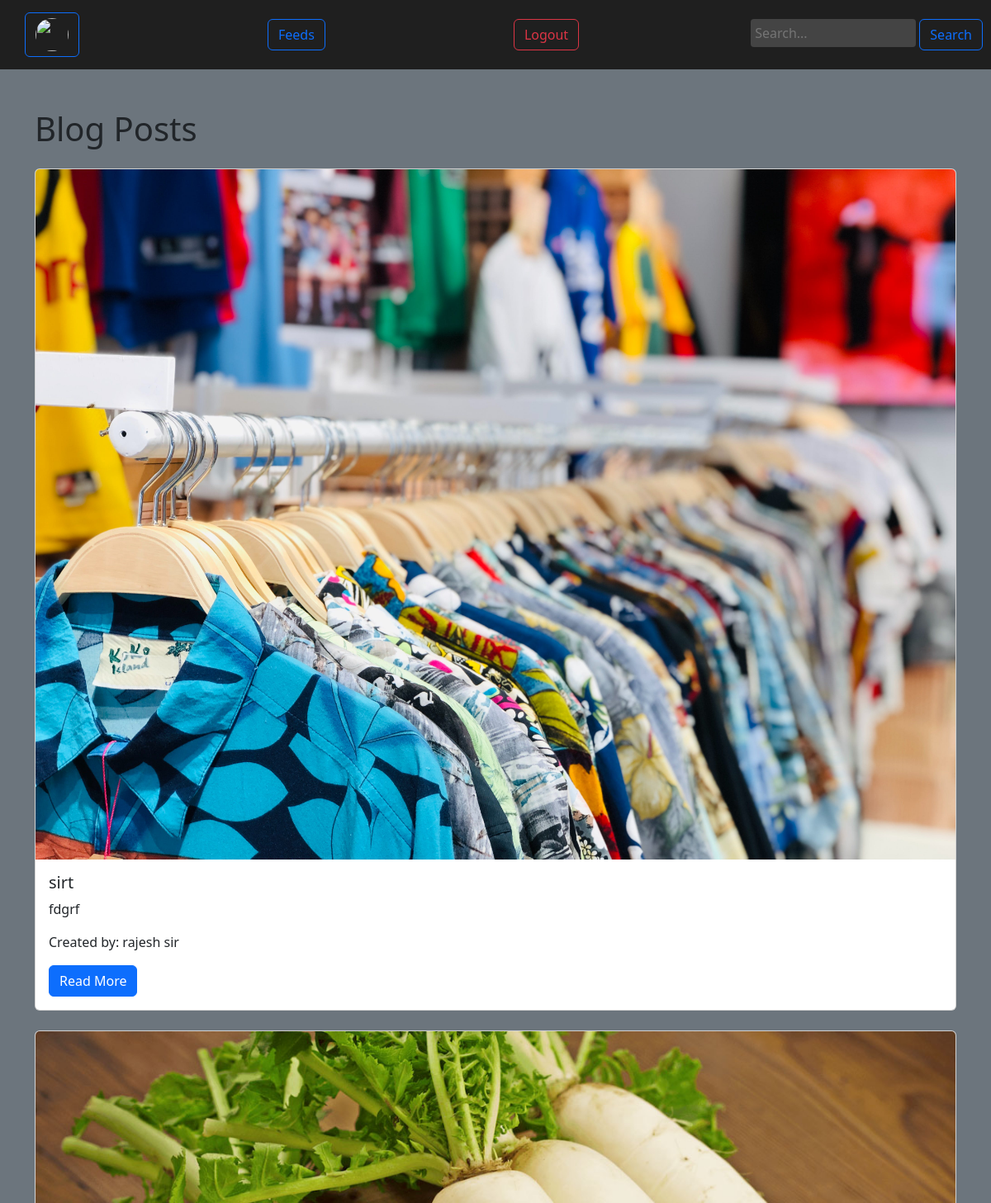
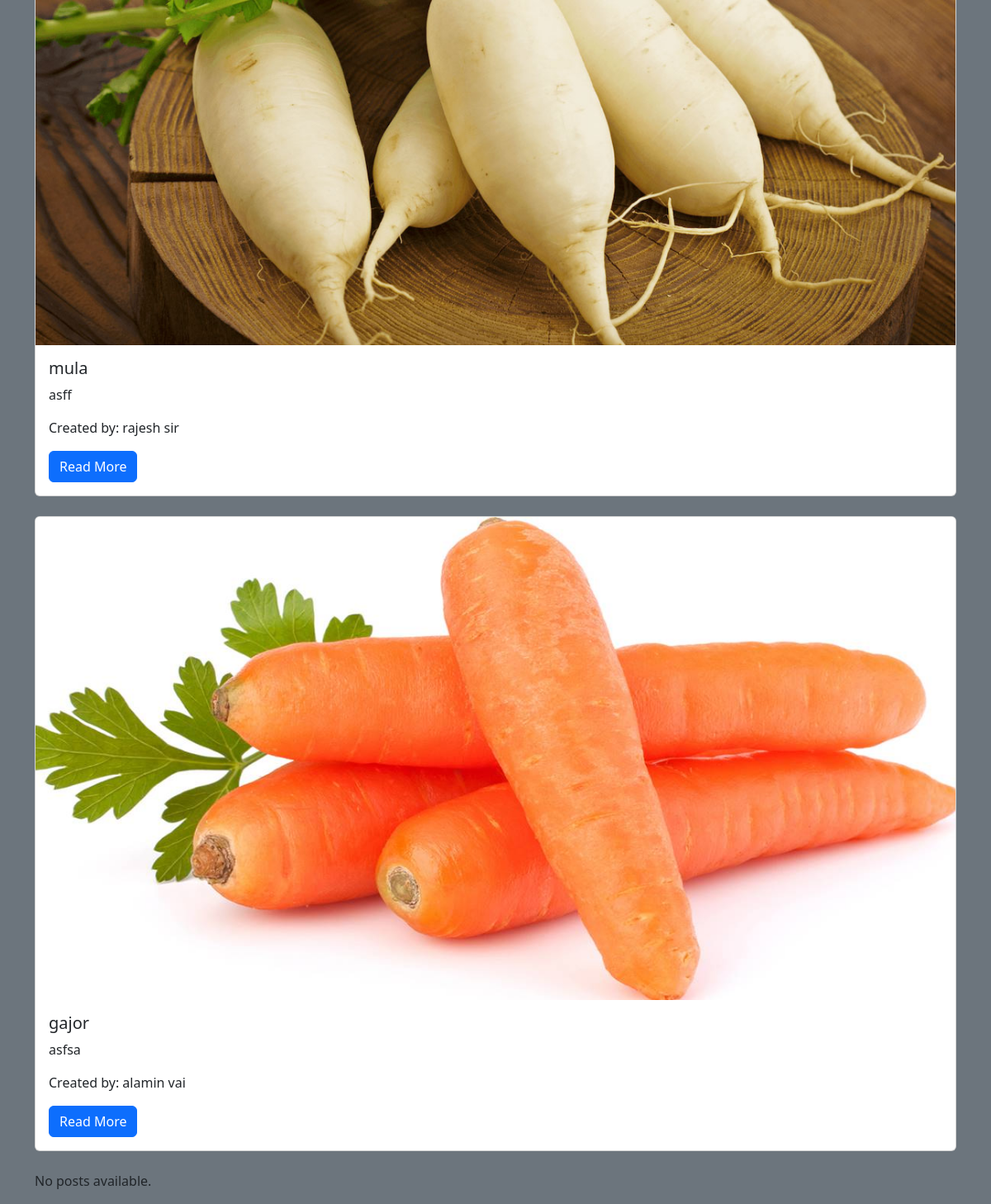
/dashboard/, run on the app's committed database (2 pictures, top to bottom).
### blogapp/models.py (models this page shows, shortened)
class BlogPost(models.Model):
    Created_By=models.ForeignKey(Custom_User, on_delete=models.CASCADE, null=True)
    Create_at=models.DateTimeField(auto_now_add=True, null=True)
    Post_Image=models.ImageField(upload_to="media/postimages", null=True)
    Post_Title=models.CharField(max_length=100)
    Post_Description=models.TextField(max_length=5000)
    Permission=models.BooleanField(default=False)
    see_more=models.BooleanField(default=False)
    views = models.PositiveIntegerField(default=0)

class Custom_User(AbstractUser):
    USER=[
        ('user','User'),('blogger','Blogger'),('admin','Admin'),
    ]
    display_name=models.CharField(max_length=100)
    email=models.EmailField()
    password=models.CharField(max_length=100)
    user_type=models.CharField(choices=USER, max_length=120)
    profile_image = models.ImageField(upload_to=profile_image_upload_path, null=True)
    otp_token = models.CharField(max_length = 6, blank = True, null = True)
    def __str__(self):
        return self.display_name

### blogapp/views.py (the view)
# urls.py: path('dashboard/', dashboard, name='dashboard' ),
def dashboard(request):
    post=BlogPost.objects.filter(Permission=True).order_by('-Create_at')
    context={
        'pkey':post
    }
    return render(request,"dashboard.html", context)

### template/dashboard.html (shortened to what this page needs)
<!DOCTYPE html>
<html lang="en">
<head>
  <link href="https://cdn.jsdelivr.net/npm/bootstrap@5.3.2/dist/css/bootstrap.min.css" rel="stylesheet">
</head>
<body class="bg-secondary">
  {% include "navbar.html" %}
    {% block content %}
    <div class="container mt-5">
      <h1 class="mb-4">Blog Posts</h1>
      {% for i in pkey %}
          <div class="card mb-4">
              <img src="/{{i.Post_Image}}" class="card-img-top" alt="Post Image">
              <div class="card-body">
                  <h5 class="card-title">{{i.Post_Title}}</h5>
                  <p class="card-text">{{ i.Post_Description }}</p>
                  <p class="card-text">Created by: {{i.Created_By}}</p>
                  <a href="{% url 'post_detail' i.id %}" class="btn btn-primary">Read More</a>
              </div>
          </div>
      {% endfor %}
      {% if not all_posts %}
          <p>No posts available.</p>
      {% endif %}
  </div>
{% endblock content %}
</body>
</html>

### template/dashboard.html (style rules this page uses)
body { font-family: Arial, sans-serif; background-color: #2b2b2b; color: #fff; margin: 0; padding: 0; }

### data on the page
BlogPost: Post_Image (picture), Post_Title "sirt", Post_Description "fdgrf", Created_By "rajesh sir"
BlogPost: Post_Image (picture), Post_Title "mula", Post_Description "asff", Created_By "rajesh sir"
BlogPost: Post_Image (picture), Post_Title "gajor", Post_Description "asfsa", Created_By "alamin vai"
